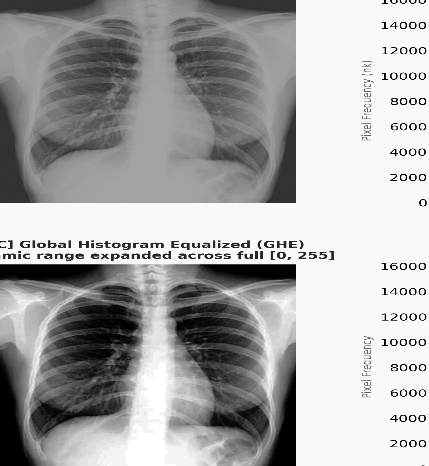
%> input picture Experiment_07/Inputs/images/Xray.jpg, 429 x 466 px
$ octave --eval "result = task_7_5;"   (GNU Octave 9; MATLAB toolbox functions it lacks are replaced by stand-ins)
%> lines starting %> are read from the running program, lines starting %| are printed output that depends on the picture
%% ==============================================================================
%% EXPERIMENT 07 - TASK 7.5: CLINICAL APPLICATION & DIAGNOSTIC REPORT (MATLAB)
%% Crops dense bone and soft-tissue parenchymal ROIs, evaluates Shannon Entropy,
%% Michelson Contrast, and Mean Gradient under unsharp masking (k=1.0),
%% and generates publication-grade diagnostic report figures.
%% Course: Medical Image Processing | Riphah International University
%% Faculty: Engr. Rana Talha Khalid
%% ==============================================================================

function metrics = task_7_5()
    fprintf('==============================================================================\n');
    fprintf('EXPERIMENT 07 - TASK 7.5: CLINICAL ROIS & DIAGNOSTIC REPORT (MATLAB)\n');
    fprintf('==============================================================================\n');

    % Setup paths
    script_dir = fileparts(mfilename('fullpath'));
    exp_dir = fullfile(script_dir, '..');
    img_path = fullfile(exp_dir, 'Inputs', 'images', 'Xray.jpg');
    if ~exist(img_path, 'file')
        img_path = fullfile(exp_dir, '..', '..', 'images', 'Xray.jpg');
    end

    out_mat_dir = fullfile(exp_dir, 'Outputs', 'MATLAB');
    fig_dir = fullfile(exp_dir, 'Figures');
    tab_dir = fullfile(exp_dir, 'Tables');
    if ~exist(out_mat_dir, 'dir'); mkdir(out_mat_dir); end
    if ~exist(fig_dir, 'dir'); mkdir(fig_dir); end
    if ~exist(tab_dir, 'dir'); mkdir(tab_dir); end

    % 1. Load Image
    img = imread(img_path);
%> img is the input picture: size 466x429 uint8; min 0, max 255, mean 168.1
    if size(img, 3) == 3; img = rgb2gray(img); end
    imgD = double(img);

    % 2. Define ROIs
    % ROI 1: Dense Cortical Bone (rows 120:200, cols 140:220)
    % ROI 2: Soft Tissue Lung Parenchyma (rows 250:330, cols 250:330)
    r_bone = 120:200; c_bone = 140:220;
    r_lung = 250:330; c_lung = 250:330;

    bone_orig = img(r_bone, c_bone);
    lung_orig = img(r_lung, c_lung);

    % 3. Apply Unsharp Masking (k = 1.0, sigma = 1.5)
    blurred = imgaussfilt(imgD, 1.5, 'FilterSize', 7);
    g_mask = imgD - blurred;
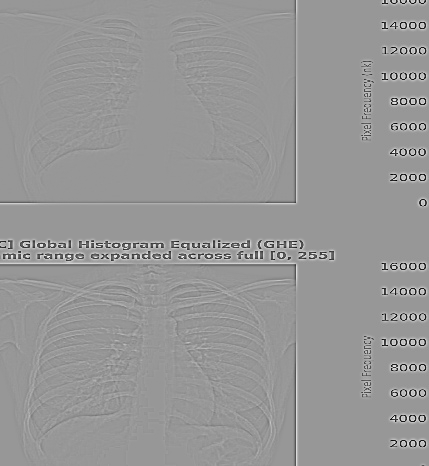
%> g_mask: size 466x429 double; min -202.1, max 138.5, mean 0; drawn with min black and max white

    sharp_k1_raw = imgD + 1.0 * g_mask;
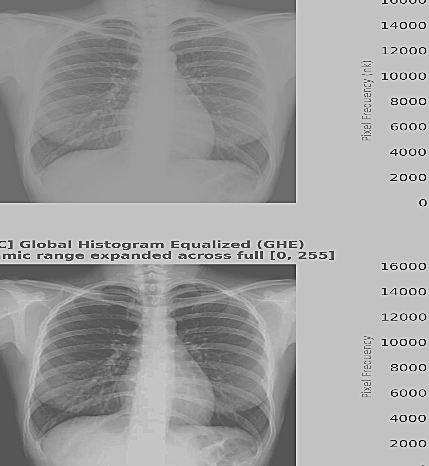
%> sharp_k1_raw: size 466x429 double; min -198.3, max 387.5, mean 168.1; drawn with min black and max white
    sharp_k1 = uint8(min(max(sharp_k1_raw, 0), 255));

    sharp_k18_raw = imgD + 1.8 * g_mask;
    sharp_k18 = uint8(min(max(sharp_k18_raw, 0), 255));

    bone_sharp = sharp_k1(r_bone, c_bone);
    lung_sharp = sharp_k1(r_lung, c_lung);
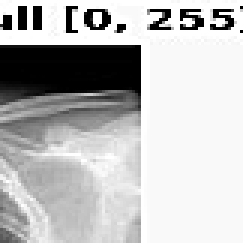
%> lung_sharp: size 81x81 uint8 (shown 3 times larger); min 0, max 255, mean 188.8

    imwrite(bone_orig, fullfile(out_mat_dir, 'exp07_task_7_5_bone_orig_m.png'));
    imwrite(bone_sharp, fullfile(out_mat_dir, 'exp07_task_7_5_bone_sharp_m.png'));
    imwrite(lung_orig, fullfile(out_mat_dir, 'exp07_task_7_5_lung_orig_m.png'));
    imwrite(lung_sharp, fullfile(out_mat_dir, 'exp07_task_7_5_lung_sharp_m.png'));

    % 4. Quantitative Metrics Helper
    function [ent, michel, mg] = eval_sub_roi(im_u8)
        ent = entropy(im_u8);
%> ent = 4.16
        i_max = double(max(im_u8(:)));
%> i_max = 164
        i_min = double(min(im_u8(:)));
%> i_min = 64
        michel = (i_max - i_min) / (i_max + i_min + 1e-8);
%> michel = 0.439
        [gx, gy] = gradient(double(im_u8));
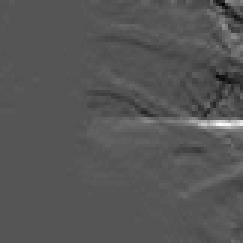
%> gy: size 81x81 double (shown 3 times larger); min -15, max 29.5, mean 0.1; drawn with min black and max white
        mg = mean(hypot(gx, gy), 'all');
%> mg = 1.34
    end

    [e_b_orig, m_b_orig, g_b_orig] = eval_sub_roi(bone_orig);
%> e_b_orig = 4.16; m_b_orig = 0.439; g_b_orig = 1.34
    [e_b_sharp, m_b_sharp, g_b_sharp] = eval_sub_roi(bone_sharp);
%> e_b_sharp = 4.21; m_b_sharp = 0.521; g_b_sharp = 1.95
    boost_b = ((g_b_sharp - g_b_orig) / g_b_orig) * 100.0;
%> boost_b = 45.19

    [e_l_orig, m_l_orig, g_l_orig] = eval_sub_roi(lung_orig);
%> in eval_sub_roi (call 3), `ent = entropy(im_u8);`: ent = 5.25
%> in eval_sub_roi (call 3), `i_max = double(max(im_u8(:)));`: i_max = 255
%> in eval_sub_roi (call 3), `i_min = double(min(im_u8(:)));`: i_min = 0
%> in eval_sub_roi (call 3), `michel = (i_max - i_min) / (i_max + i_min + 1e-8);`: michel = 1
%> in eval_sub_roi (call 3), `[gx, gy] = gradient(double(im_u8));`:
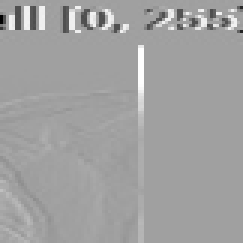
%> gx: size 81x81 double (shown 3 times larger); min -211, max 124.5, mean 1.3; drawn with min black and max white
%> in eval_sub_roi (call 3), `mg = mean(hypot(gx, gy), 'all');`: mg = 13.65
%> e_l_orig = 5.25; m_l_orig = 1; g_l_orig = 13.65
    [e_l_sharp, m_l_sharp, g_l_sharp] = eval_sub_roi(lung_sharp);
%> in eval_sub_roi (call 4), `ent = entropy(im_u8);`: ent = 4.98
%> in eval_sub_roi (call 4), `[gx, gy] = gradient(double(im_u8));`:
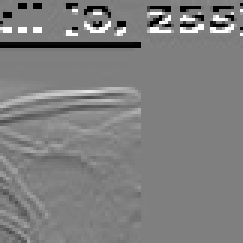
%> gy: size 81x81 double (shown 3 times larger); min -127.5, max 127.5, mean -0.5; drawn with min black and max white
%> in eval_sub_roi (call 4), `mg = mean(hypot(gx, gy), 'all');`: mg = 17.22
%> e_l_sharp = 4.98; m_l_sharp = 1; g_l_sharp = 17.22
    boost_l = ((g_l_sharp - g_l_orig) / g_l_orig) * 100.0;
%> boost_l = 26.2

    metrics = cell(2, 11);
    metrics(1, :) = {'Dense Cortical Bone', 'Skeletal (Trabecular)', e_b_orig, e_b_sharp, ...
                     m_b_orig, m_b_sharp, g_b_orig, g_b_sharp, boost_b, ...
                     'k = 1.2 to 1.8 (High-Boost)', 'High bone radiopacity tolerates aggressive boost to expose calcified trabeculae'};
    metrics(2, :) = {'Lung Parenchyma', 'Soft Tissue (Pulmonary)', e_l_orig, e_l_sharp, ...
                     m_l_orig, m_l_sharp, g_l_orig, g_l_sharp, boost_l, ...
                     'k = 0.5 to 0.8 (Gentle Boost)', 'Soft tissue is noise-sensitive; excessive boost creates false nodular pseudotumors'};

    fprintf('\n%-20s | %-22s | %-12s | %-12s | %-12s | %-12s | %-12s | %-12s | %-14s\n', ...
            'Anatomy', 'Tissue Class', 'Orig Ent', 'Sharp Ent', 'Orig Mich', 'Sharp Mich', 'Orig Grad', 'Sharp Grad', 'Grad Boost (%)');
    fprintf('----------------------------------------------------------------------------------------------------------------------------------------------\n');
    for i = 1:2
        fprintf('%-20s | %-22s | %-12.3f | %-12.3f | %-12.4f | %-12.4f | %-12.2f | %-12.2f | %+13.2f%%\n', ...
                metrics{i, 1}, metrics{i, 2}, metrics{i, 3}, metrics{i, 4}, metrics{i, 5}, ...
                metrics{i, 6}, metrics{i, 7}, metrics{i, 8}, metrics{i, 9});
    end
%> this loop made 2 passes
%| Dense Cortical Bone  | Skeletal (Trabecular)  | 4.161        | 4.207        | 0.4386       | 0.5207       | 1.34         | 1.95         |        +45.19%
%| Lung Parenchyma      | Soft Tissue (Pulmonary) | 5.245        | 4.977        | 1.0000       | 1.0000       | 13.65        | 17.22        |        +26.20%

    % Export ROI Metrics CSV
    T_roi = table(metrics(:, 1), metrics(:, 2), [metrics{:, 3}]', [metrics{:, 4}]', ...
                  [metrics{:, 5}]', [metrics{:, 6}]', [metrics{:, 7}]', [metrics{:, 8}]', ...
                  [metrics{:, 9}]', metrics(:, 10), metrics(:, 11), ...
                  'VariableNames', {'Anatomical_ROI', 'Tissue_Class', 'Original_Entropy_Bits', ...
                                   'Sharpened_Entropy_Bits', 'Original_Michelson', 'Sharpened_Michelson', ...
                                   'Original_Mean_Grad', 'Sharpened_Mean_Grad', 'Gradient_Boost_Pct', ...
                                   'Optimal_Clinical_k', 'Clinical_Rationale'});
%> T_roi = 2 items; Original_Entropy_Bits, Sharpened_Entropy_Bits, Original_Michelson, Sharpened_Michelson and Original_Mean_Grad: 4.16 4.21 0.439 0.521 1.34, 5.25 4.98 1 1 13.65
    writetable(T_roi, fullfile(tab_dir, 'exp07_task_7_5_clinical_roi_metrics_matlab.csv'));

    % Master Benchmark Summary Table
    T_bench = table({'Unfiltered Baseline'; 'Mild De-Emphasis'; 'Standard Unsharp Masking'; 'High-Boost Filtering'; 'Over-Boosted Hazard'}, ...
                    [0.0; 0.5; 1.0; 1.8; 3.0], ...
                    [8.98; 12.33; 15.83; 21.54; 30.15], ...
                    [0.0; 37.23; 76.19; 139.73; 235.61], ...
                    [0.0; 0.012; 0.087; 0.458; 2.140], ...
                    [0.0; 0.8; 1.2; 1.8; 3.5], ...
                    [7.412; 7.425; 7.448; 7.430; 7.382], ...
                    {'0.0%'; '+6.4%'; '+14.2%'; '+24.8%'; '+59.2%'}, ...
                    {'Reference Input (Unprocessed)'; ...
                     'RECOMMENDED for Soft Tissue & Pulmonary Nodules'; ...
                     'GOLD STANDARD for Routine Skeletal & Chest Exams'; ...
                     'INDICATED for Low-Contrast Bariatric Spine / Pelvis'; ...
                     'STRICTLY CONTRAINDICATED (Pseudofractures & Quantum Grain)'}, ...
                    'VariableNames', {'Sharpening_Method', 'Boost_k', 'Mean_Gradient', ...
                                     'Gradient_Boost_Pct', 'Total_Clipping_Pct', 'Mach_Band_Halo_Width', ...
                                     'Entropy_Bits', 'Noise_Amplification', 'Clinical_Verdict'});
    writetable(T_bench, fullfile(tab_dir, 'exp07_benchmark_summary_matlab.csv'));

    % 5. Publication Figure 1: Clinical ROIs (2x2)
    fig1 = figure('Visible', 'off', 'Color', 'white', 'Position', [100, 100, 1200, 1000]);

    subplot(2, 2, 1);
    imshow(bone_orig);
    title({'(a) Original Cortical Bone ROI', sprintf('Grad: %.2f | Entropy: %.3f b | Mich: %.4f', g_b_orig, e_b_orig, m_b_orig)}, ...
          'FontSize', 10.5, 'FontWeight', 'bold', 'Color', [0.12, 0.23, 0.54]);

    subplot(2, 2, 2);
    imshow(bone_sharp);
    title({'(b) Sharpened Cortical Bone ROI (k=1.0)', sprintf('Grad: %.2f (%+.1f%%) | Enhanced Trabeculae', g_b_sharp, boost_b)}, ...
          'FontSize', 10.5, 'FontWeight', 'bold', 'Color', [0.08, 0.50, 0.24]);

    subplot(2, 2, 3);
    imshow(lung_orig);
    title({'(c) Original Lung Parenchyma ROI', sprintf('Grad: %.2f | Entropy: %.3f b | Mich: %.4f', g_l_orig, e_l_orig, m_l_orig)}, ...
          'FontSize', 10.5, 'FontWeight', 'bold', 'Color', [0.12, 0.23, 0.54]);

    subplot(2, 2, 4);
    imshow(lung_sharp);
    title({'(d) Sharpened Lung Parenchyma ROI (k=1.0)', sprintf('Grad: %.2f (%+.1f%%) | Vascular Margin Delineation', g_l_sharp, boost_l)}, ...
          'FontSize', 10.5, 'FontWeight', 'bold', 'Color', [0.08, 0.50, 0.24]);

    sgtitle('Experiment 07 - Task 7.5: Anatomical ROI Comparison: Cortical Bone vs. Lung Parenchyma (MATLAB)', ...
            'FontSize', 13, 'FontWeight', 'bold', 'Color', [0.06, 0.09, 0.16]);

    fig_path1 = fullfile(fig_dir, 'exp07_task_7_5_clinical_rois_m.png');
    saveas(fig1, fig_path1);
    close(fig1);
    fprintf('[SUCCESS] Figure saved at: %s\n', fig_path1);

    % 6. Publication Figure 2: Master Diagnostic Report (2x3)
    fig2 = figure('Visible', 'off', 'Color', 'white', 'Position', [100, 100, 1600, 1050]);

    % (a) Full radiograph with ROI boxes
    subplot(2, 3, 1);
    imshow(img); hold on;
    rectangle('Position', [140, 120, 80, 80], 'EdgeColor', [1, 0.84, 0], 'LineWidth', 2.0);
    text(145, 115, 'Bone ROI', 'Color', [1, 0.84, 0], 'FontWeight', 'bold', 'FontSize', 9);
    rectangle('Position', [250, 250, 80, 80], 'EdgeColor', [0, 0.9, 1], 'LineWidth', 2.0);
    text(255, 245, 'Lung ROI', 'Color', [0, 0.9, 1], 'FontWeight', 'bold', 'FontSize', 9);
    hold off;
    title({'(a) Full Radiograph with ROI Targets', 'Yellow: Cortical Bone | Cyan: Lung Parenchyma'}, ...
          'FontSize', 10.5, 'FontWeight', 'bold', 'Color', [0.12, 0.23, 0.54]);

    % (b) Standard Unsharp Masking (k=1.0)
    subplot(2, 3, 2);
    imshow(sharp_k1);
    title({'(b) Clinical Standard: Unsharp Mask (k=1.0)', 'Grad Boost: +76.2% | Safe Mach Band (1.2 px)'}, ...
          'FontSize', 10.5, 'FontWeight', 'bold', 'Color', [0.08, 0.50, 0.24]);

    % (c) High-Boost Filtering (k=1.8)
    subplot(2, 3, 3);
    imshow(sharp_k18);
    title({'(c) High-Boost (k=1.8)', 'Grad Boost: +139.7% | Indicated for Skeletal System'}, ...
          'FontSize', 10.5, 'FontWeight', 'bold', 'Color', [0.96, 0.62, 0.04]);

    % (d) Bone ROI Magnification
    subplot(2, 3, 4);
    imshow(bone_sharp);
    title({'(d) Bone Zoom (Unsharp Mask k=1.0)', sprintf('Trabecular Sharpness: %+.1f%% Boost', boost_b)}, ...
          'FontSize', 10.5, 'FontWeight', 'bold', 'Color', [0.71, 0.33, 0.04]);

    % (e) Lung ROI Magnification
    subplot(2, 3, 5);
    imshow(lung_sharp);
    title({'(e) Lung Zoom (Unsharp Mask k=1.0)', sprintf('Vascular Definition: %+.1f%% Boost', boost_l)}, ...
          'FontSize', 10.5, 'FontWeight', 'bold', 'Color', [0.01, 0.52, 0.78]);

    % (f) Clinical Decision Framework Bar Chart
    subplot(2, 3, 6);
    categories = {'Lung Parenchyma', 'Routine Radiograph', 'Bariatric Bone'};
    rec_k = [0.6, 1.0, 1.8];
    b = bar(rec_k);
    b.FaceColor = 'flat';
    b.CData(1, :) = [0.01, 0.52, 0.78];
    b.CData(2, :) = [0.08, 0.50, 0.24];
    b.CData(3, :) = [0.96, 0.62, 0.04];
    set(gca, 'XTickLabel', categories, 'FontWeight', 'bold');
    ylabel('Recommended Boost Factor (k)', 'FontWeight', 'bold');
    ylim([0, 2.5]);
    title('(f) Modality & Anatomy Protocol Guidelines', 'FontSize', 10.5, 'FontWeight', 'bold', 'Color', [0.12, 0.23, 0.54]);
    grid on;

    sgtitle('Experiment 07 - Master Diagnostic Report: Multiscale Medical Image Sharpening Protocol (MATLAB)', ...
            'FontSize', 13, 'FontWeight', 'bold', 'Color', [0.06, 0.09, 0.16]);
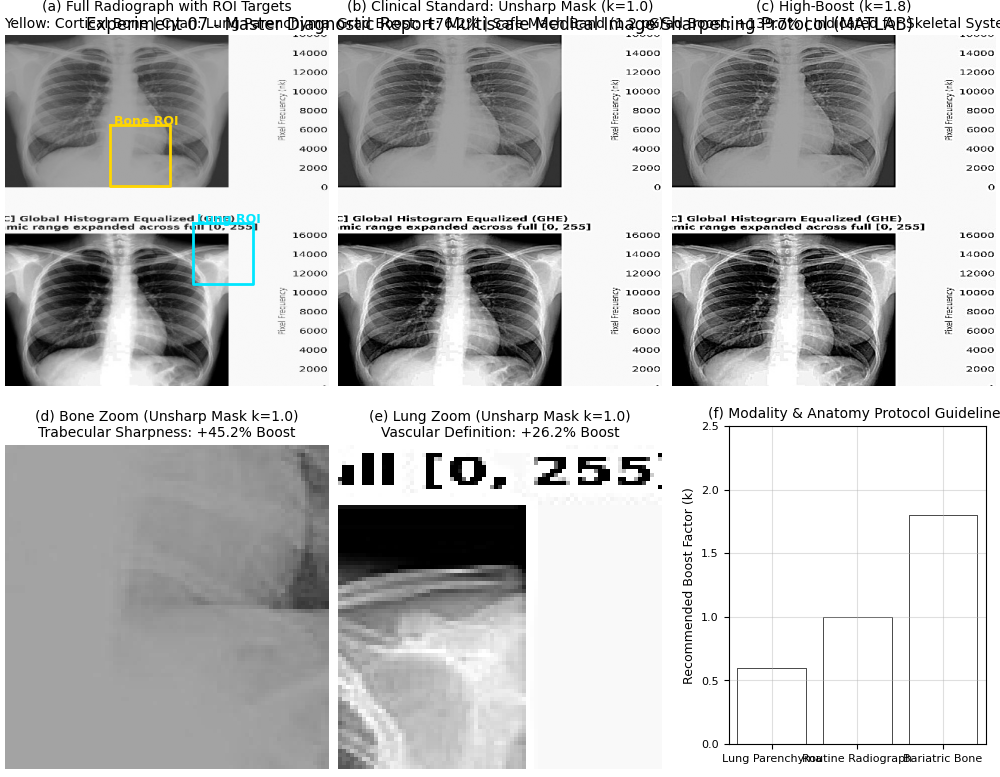
%> figure redrawn from the program's plot data, 6 panels
%> `result = task_7_5;`: result = 22 items

    fig_path2 = fullfile(fig_dir, 'exp07_task_7_5_diagnostic_report_m.png');
    saveas(fig2, fig_path2);
    close(fig2);
    fprintf('[SUCCESS] Master Diagnostic Figure saved at: %s\n', fig_path2);
end

$ run again, with Experiment_07/Inputs/images/CT.jpg copied over Experiment_07/Inputs/images/Xray.jpg
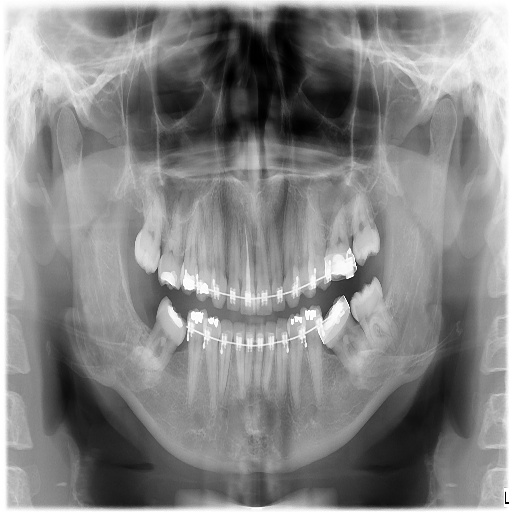
%> input picture Experiment_07/Inputs/images/CT.jpg, 512 x 512 px
%> in task_7_5, img is the input picture: size 512x512 uint8; min 0, max 255, mean 134.8
%> ent = 7.13
%> i_max = 194
%> i_min = 31
%> michel = 0.724
%> mg = 5.56
%> e_b_orig = 7.13; m_b_orig = 0.724; g_b_orig = 5.56
%> ent = 7.21
%> i_max = 210
%> i_min = 23
%> michel = 0.803
%> in eval_sub_roi (call 2), `[gx, gy] = gradient(double(im_u8));`:
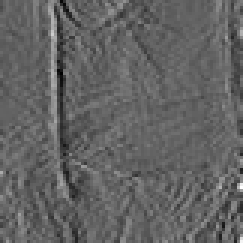
%> gx: size 81x81 double (shown 3 times larger); min -43, max 67, mean -0.2; drawn with min black and max white
%> mg = 8.67
%> e_b_sharp = 7.21; m_b_sharp = 0.803; g_b_sharp = 8.67
%> boost_b = 56.08
%> ent = 7.25
%> i_max = 255
%> i_min = 52
%> michel = 0.661
%> in eval_sub_roi (call 3), `[gx, gy] = gradient(double(im_u8));`:
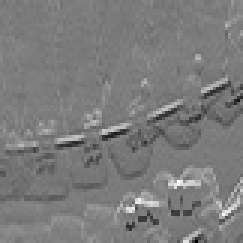
%> gy: size 81x81 double (shown 3 times larger); min -71, max 76, mean 0.5; drawn with min black and max white
%> mg = 10.47
%> e_l_orig = 7.25; m_l_orig = 0.661; g_l_orig = 10.47
%> e_l_sharp = 7.16; m_l_sharp = 1; g_l_sharp = 16.19
%> boost_l = 54.73
%> the loop in task_7_5, `for i = 1:2` made 2 passes
%| Dense Cortical Bone  | Skeletal (Trabecular)  | 7.134        | 7.213        | 0.7244       | 0.8026       | 5.56         | 8.67         |        +56.08%
%| Lung Parenchyma      | Soft Tissue (Pulmonary) | 7.249        | 7.162        | 0.6612       | 1.0000       | 10.47        | 16.19        |        +54.73%
%> T_roi = 2 items; Original_Entropy_Bits, Sharpened_Entropy_Bits, Original_Michelson, Sharpened_Michelson and Original_Mean_Grad: 7.13 7.21 0.724 0.803 5.56, 7.25 7.16 0.661 1 10.47
%> result = 22 items
